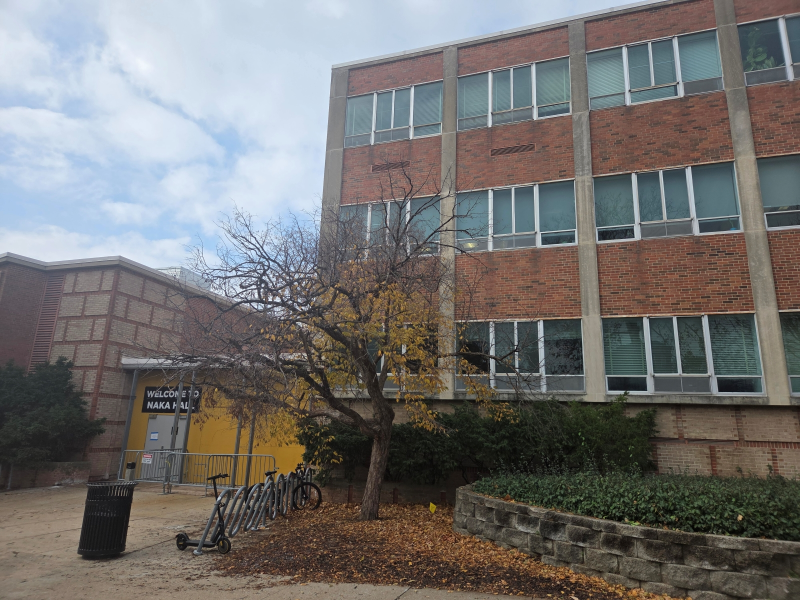
#> input picture NakaHall_2025_small.jpg, 1600 x 1200 px (shown at 1/2 size)
$ python image_proc.py
#> lines starting #> are read from the running program, lines starting #| are printed output that depends on the picture
#> in main, im is the input picture: shape (1200, 1600, 3); mean B, G, R 111, 112.6, 115
#| Image shape: (1200, 1600, 3)
import cv2
import numpy as np
import matplotlib.pyplot as plt
from scipy import ndimage

#translate image by (tx, ty) pixels
def Translate(im, tx, ty):
#> called with tx = 300, ty = 200
    h,w = im.shape[:2]
#> h = 1200; w = 1600
    #make the special matrix for translations
    translate_matrix = np.float32([[1,0,tx],[0,1,ty]])
    translated = cv2.warpAffine(im, translate_matrix, (w,h))
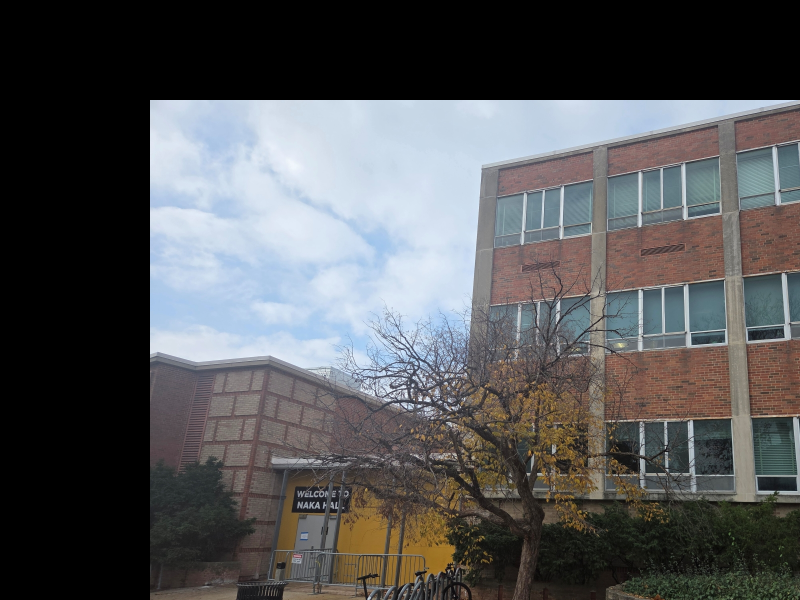
#> translated: shape (1200, 1600, 3) (shown at 1/2 size); mean B, G, R 86.8, 85.3, 84.7
    return translated

def CropScale(im, x1, y1, x2, y2, s):
    #make sure values are correctly ordered
#> called with x1 = 1, y1 = 1600, x2 = 600, y2 = 1200, s = 0.5
    x_min, x_max = min(x1,x2), max(x1,x2)
    y_min, y_max = min(y1,y2), max(y1,y2)

    #crop region by slicing array
    cropped = im[y_min:y_max, x_min:x_max]
#> cropped = empty array

    #find new dimensions from scale
    new_width = int(cropped.shape[1] * s)
#> new_width = 299
    new_height = int(cropped.shape[0]*s)
#> new_height = 0

    #interlinear gives smoother scaling
#> (the run stopped early here; a loop or call above may not have finished)
